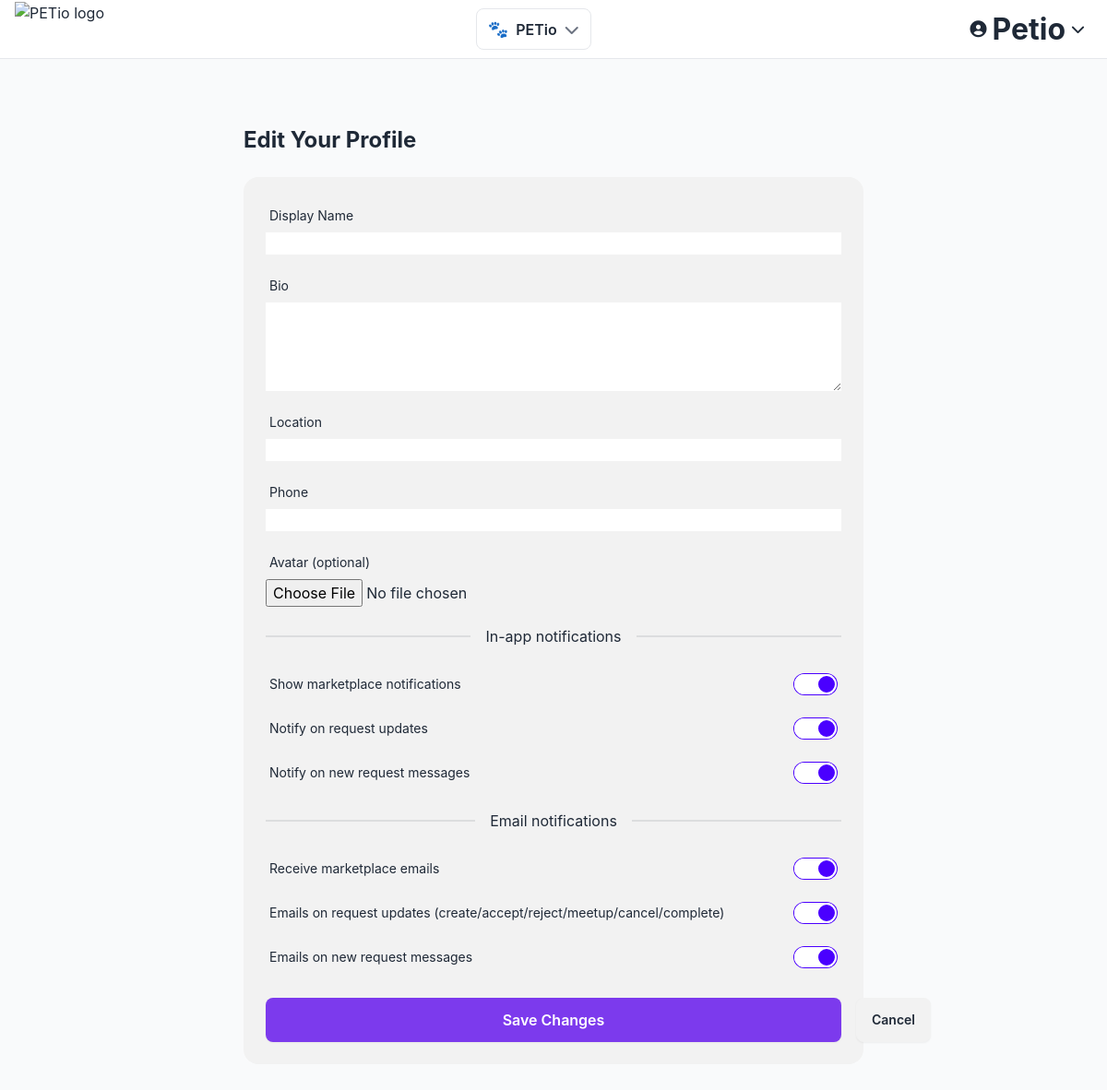
The page /accounts/profile/edit/ (signed in) on the database its author committed.
### accounts/models.py (models this page shows, shortened)
class User(AbstractUser):
    email = models.EmailField("email address", unique=True, blank=True)
    mobile_number = models.CharField(max_length=32, blank=True, help_text="E.164 format, e.g., +1 555 123 4567")
    age = models.PositiveIntegerField(blank=True, null=True, help_text="Age in years")
    marketing_opt_in = models.BooleanField(default=False, help_text="User agreed to receive marketing updates")
    email_marketplace_notifications = models.BooleanField(
        default=True,
        help_text="Receive marketplace-related emails (requests, status changes, messages)",
    )
    email_on_request_updates = models.BooleanField(
        default=True,
        help_text="Receive emails for request-created/accepted/rejected/negotiated/meetup/complete/cancel",
    )
    email_on_messages = models.BooleanField(
        default=True,
        help_text="Receive emails when new messages are posted on a request",
    )
    notify_marketplace_notifications = models.BooleanField(
        default=True,
        help_text="Show marketplace notifications in the notifications page",
    )
    notify_on_request_updates = models.BooleanField(
        default=True,
        help_text="Show notifications for request-created/accepted/rejected/meetup/complete/cancel",
    )
    notify_on_messages = models.BooleanField(
        default=True,
        help_text="Show notifications when new messages are posted on a request",
    )
    class Meta:
        ordering = ["username"]

class Profile(models.Model):
    user = models.OneToOneField(settings.AUTH_USER_MODEL, on_delete=models.CASCADE, related_name='profile')
    display_name = models.CharField(max_length=120, blank=True)
    bio = models.TextField(blank=True)
    location = models.CharField(max_length=120, blank=True)
    phone = models.CharField(max_length=30, blank=True)
    avatar = models.ImageField(upload_to='avatars/%Y/%m/', blank=True, null=True)
    created_at = models.DateTimeField(default=timezone.now, db_index=True)
    updated_at = models.DateTimeField(auto_now=True)
    class Meta:
        ordering = ['user__username']

### accounts/views.py (the view, shortened to what this page needs)
# urls.py: path("profile/edit/", views.ProfileUpdateView.as_view(), name="profile_edit"),
class ProfileUpdateView(LoginRequiredMixin, UpdateView):
    model = Profile
    form_class = ProfileForm
    template_name = "accounts/profile_edit.html"
    success_url = reverse_lazy("accounts:profile")
    def get_object(self, queryset=None):
        return self.request.user.profile
    def get_form_kwargs(self):
        kwargs = super().get_form_kwargs()
        if self.request.method in ("POST", "PUT"):
            kwargs.update({"files": self.request.FILES})
        return kwargs

### accounts/forms.py (shortened to what this page needs)
class ProfileForm(forms.ModelForm):
    class Meta:
        model = Profile
        fields = [
            "display_name",
            "bio",
            "location",
            "phone",
            "avatar",
        ]
        widgets = {
            "bio": forms.Textarea(attrs={"rows": 4}),
        }
        labels = {
            "display_name": "Display Name",
            "bio": "Bio",
            "location": "Location",
            "phone": "Phone",
            "avatar": "Avatar (optional)",
        }

### project/context_processors.py (called while the page is built, shortened)
def device_id_context(request):
    return {"DEVICE_ID": getattr(settings, 'DEVICE_ID', 'feeder-1')}

def app_context(request):
    path = request.path or ""
    return {
        'current_app': None,
        'current_app_name': 'PETio',
        'current_app_icon': '🐾',
        'current_app_description': 'Pet Care Platform',
    }

### templates/accounts/profile_edit.html (shortened to what this page needs)
{% extends "base.html" %}
{% block content %}
<div class="container mx-auto max-w-2xl py-10">
  <h1 class="text-2xl font-bold mb-6">Edit Your Profile</h1>
  <div class="card bg-base-200 p-6">
    <form method="post" enctype="multipart/form-data">
      <div class="form-control mb-4">
        <label class="label"><span class="label-text">Display Name</span></label>
        {{ form.display_name }}
      </div>
      <div class="form-control mb-4">
        <label class="label"><span class="label-text">Bio</span></label>
        {{ form.bio }}
      </div>
      <div class="form-control mb-4">
        <label class="label"><span class="label-text">Location</span></label>
        {{ form.location }}
      </div>
      <div class="form-control mb-4">
        <label class="label"><span class="label-text">Phone</span></label>
        {{ form.phone }}
      </div>
      <div class="form-control mb-4">
        <label class="label"><span class="label-text">Avatar (optional)</span></label>
        {{ form.avatar }}
      </div>
      <div class="divider my-6">In-app notifications</div>
      <div class="form-control mb-2">
        <label class="cursor-pointer label">
          <span class="label-text">Show marketplace notifications</span>
          <input type="checkbox" name="notify_marketplace_notifications" class="toggle toggle-primary" {% if request.user.notify_marketplace_notifications %}checked{% endif %} />
        </label>
      </div>
      <div class="form-control mb-2">
        <label class="cursor-pointer label">
          <span class="label-text">Notify on request updates</span>
          <input type="checkbox" name="notify_on_request_updates" class="toggle toggle-primary" {% if request.user.notify_on_request_updates %}checked{% endif %} />
        </label>
      </div>
      <div class="form-control mb-6">
        <label class="cursor-pointer label">
          <span class="label-text">Notify on new request messages</span>
          <input type="checkbox" name="notify_on_messages" class="toggle toggle-primary" {% if request.user.notify_on_messages %}checked{% endif %} />
        </label>
      </div>
      <div class="divider my-6">Email notifications</div>
      <div class="form-control mb-2">
        <label class="cursor-pointer label">
          <span class="label-text">Receive marketplace emails</span>
          <input type="checkbox" name="email_marketplace_notifications" class="toggle toggle-primary" {% if request.user.email_marketplace_notifications %}checked{% endif %} />
        </label>
      </div>
      <div class="form-control mb-2">
        <label class="cursor-pointer label">
          <span class="label-text">Emails on request updates (create/accept/reject/meetup/cancel/complete)</span>
          <input type="checkbox" name="email_on_request_updates" class="toggle toggle-primary" {% if request.user.email_on_request_updates %}checked{% endif %} />
        </label>
      </div>
      <div class="form-control mb-6">
        <label class="cursor-pointer label">
          <span class="label-text">Emails on new request messages</span>
          <input type="checkbox" name="email_on_messages" class="toggle toggle-primary" {% if request.user.email_on_messages %}checked{% endif %} />
        </label>
      </div>
      <div class="mt-6 flex gap-2">
        <button type="submit" class="btn btn-primary">Save Changes</button>
        <br>
        <a href="{% url 'accounts:profile' %}" class="btn">Cancel</a>
      </div>
    </form>
  </div>
</div>
{% endblock %}

### templates/base.html (shortened to what this page needs)
{% load static %}
<!DOCTYPE html>
<html lang="en" data-theme="light">
<head>
  <link href="https://cdn.jsdelivr.net/npm/daisyui@4.12.14/dist/full.min.css" rel="stylesheet" type="text/css" />
  <script src="https://cdn.tailwindcss.com"></script>
  <link rel="stylesheet" href="https://cdnjs.cloudflare.com/ajax/libs/font-awesome/6.5.1/css/all.min.css">
  <link rel="stylesheet" href="{% static 'css/navigation.css' %}">
  <link rel="stylesheet" href="{% static 'css/auth.css' %}">
</head>
<body{% block body_class %}{% endblock %}>
  <nav class="top-navbar">
    <div class="nav-left">
      <a href="{% url 'home' %}" class="logo" aria-label="PETio Home">
        <img src="{{ MEDIA_URL }}logo/logoPETIO-removebg-preview.png" alt="PETio logo" />
      </a>
    </div>
    <div class="nav-center">
      {% if user.is_authenticated %}
        {% include 'components/app_switcher.html' %}
      {% endif %}
    </div>
    <div class="nav-right">
      {% if user.is_authenticated %}
        <div class="profile-menu">
          <button id="profileToggle" class="icon-btn profile-btn" aria-haspopup="true" aria-expanded="false">
            <i class="fas fa-user-circle"></i>
            <span class="profile-name">{{ user.get_short_name|default:user.username }}</span>
            <i class="fas fa-chevron-down"></i>
          </button>
        </div>
      {% else %}
        <a href="{% url 'login' %}" class="icon-btn" aria-label="Log in">
          <i class="fas fa-sign-in-alt"></i>
          <span class="ml-1">Log in</span>
        </a>
        <a href="{% url 'accounts:signup' %}" class="btn-create" aria-label="Sign up">Sign up</a>
      {% endif %}
    </div>
  </nav>
  <main class="main-content {% if not user.is_authenticated %}no-sidebar{% else %}{% if request.resolver_match %}{% if request.resolver_match.url_name == 'profile' or request.resolver_match.url_name == 'profile_edit' or request.resolver_match.url_name == 'login' or request.resolver_match.url_name == 'logout' or request.resolver_match.url_name == 'signup' %}no-sidebar{% endif %}{% endif %}{% endif %}">
    {% block content %}{% endblock %}
  </main>
</body>
</html>

### templates/components/app_switcher.html (shortened to what this page needs)
{% load static %}
<div class="app-switcher" data-current-app="{{ current_app|default:'' }}">
  <button id="appSwitcherToggle" class="app-switcher__toggle" aria-haspopup="true" aria-expanded="false" aria-label="Switch application">
    <span class="app-switcher__icon">{{ current_app_icon|default:"🐾" }}</span>
    <span class="app-switcher__label">{{ current_app_name|default:"PETio" }}</span>
    <i class="fas fa-chevron-down app-switcher__chevron" aria-hidden="true"></i>
  </button>
</div>

### static/css/navigation.css (style rules this page uses)
:root { --primary: #7c3aed; --bg: #ffffff; --bg-muted: #f9fafb; --text: #1f2937; --text-muted: #6b7280; --border: #e5e7eb; --hover-bg: #ede9fe; --shadow-dropdown: 0 10px 25px rgba(0,0,0,0.1); }
.top-navbar { position: fixed; top: 0; left: 0; right: 0; height: 64px; background: var(--bg); border-bottom: 1px solid var(--border); z-index: 100; display: grid; grid-template-columns: auto 1fr auto; align-items: center; padding: 0 16px; gap: 12px; }
.top-navbar .nav-left { display: flex; align-items: center; gap: 12px; justify-self: start; }
.top-navbar .nav-center { display: flex; align-items: center; gap: 16px; justify-self: center; }
.top-navbar .nav-right { display: flex; align-items: center; gap: 8px; justify-self: end; }
.top-navbar .logo { display: inline-flex; align-items: center; text-decoration: none; }
.top-navbar .logo img { height: 60px; width: auto; display: block; }
.top-navbar .icon-btn { border: none; background: transparent; cursor: pointer; color: var(--text); font-size: 16px; padding: 6px 10px; border-radius: 6px; transition: 0.2s ease; }
.main-content { margin-left: 260px; margin-top: 64px; padding: 32px; min-height: calc(100vh - 64px); background: var(--bg-muted); }
.main-content.no-sidebar { margin-left: 0; }
.app-switcher { position: relative; }
.app-switcher__toggle { display: flex; align-items: center; gap: 8px; background: #fff; border: 1px solid var(--border); border-radius: 8px; padding: 8px 12px; cursor: pointer; color: var(--text); transition: 0.2s ease; }
.app-switcher__icon { font-size: 18px; }
.app-switcher__label { font-weight: 600; }
.app-switcher__chevron { color: var(--text-muted); }
.profile-menu { position: relative; }
.nav-right .icon-btn { font-size: 15px; padding: 5px 8px; }
.profile-btn { display: inline-flex; align-items: center; gap: 6px; font-size: 14px; }
.profile-btn .fa-user-circle { font-size: 18px; }
.profile-name { max-width: 120px; overflow: hidden; text-overflow: ellipsis; white-space: nowrap; }

### static/css/auth.css (style rules this page uses)
.btn-primary { width: 100%; padding: 14px 24px; background: #7c3aed; color: white; border: none; border-radius: 8px; font-size: 16px; font-weight: 600; cursor: pointer; transition: all 0.2s; }
.profile-name { font-size: 32px; font-weight: 700; color: #1f2937; display: flex; align-items: center; gap: 8px; }
:root { --card-padding: 20px; --gap-xs: 8px; --gap-sm: 10px; --gap-md: 12px; --gap-lg: 16px; --accent: #6366f1; --accent-2: #a855f7; --ring-bg: rgba(99, 102, 241, 0.15); --shadow-sm: 0 2px 6px rgba(0,0,0,0.06); --shadow: 0 4px 12px rgba(0,0,0,0.08); --shadow-lg: 0 10px 24px rgba(0,0,0,0.10); }

### templates/base.html (style rules this page uses)
:root { --primary-blue: #3b82f6; --accent-emerald: #10b981; --accent-amber: #f59e0b; --success-green: #22c55e; --warning-orange: #f97316; --error-red: #ef4444; --bg-primary: #ffffff; --bg-secondary: #f8fafc; --bg-card: #ffffff; --bg-card-hover: #f1f5f9; --text-primary: #1e293b; --text-secondary: #475569; --text-muted: #64748b; --shadow-card: 0 1px 3px 0 rgba(0, 0, 0, 0.1), 0 1px 2px 0 rgba(0, 0, 0, 0.06); --shadow-card-hover: 0 4px 6px -1px rgba(0, 0, 0, 0.1), 0 2px 4px -1px rgba(0, 0, 0, 0.06); --transition-smooth: all 0.3s cubic-bezier(0.4, 0, 0.2, 1); --transition-fast: all 0.15s ease-in-out; --transition-medium: all 0.25s ease-in-out; }
body { background: linear-gradient(135deg, #ffffff 0%, #f8fafc 100%); min-height: 100vh; font-family: 'Inter', -apple-system, BlinkMacSystemFont, sans-serif; transition: var(--transition-smooth); }

### rows shown on the page
User: username "PETio", get_short_name "Petio", notify_marketplace_notifications "☑", notify_on_request_updates "☑", notify_on_messages "☑", email_marketplace_notifications "☑", email_on_request_updates "☑", email_on_messages "☑"

### other values the page prints
{{ current_app_icon|default:"🐾" }} "🐾"
